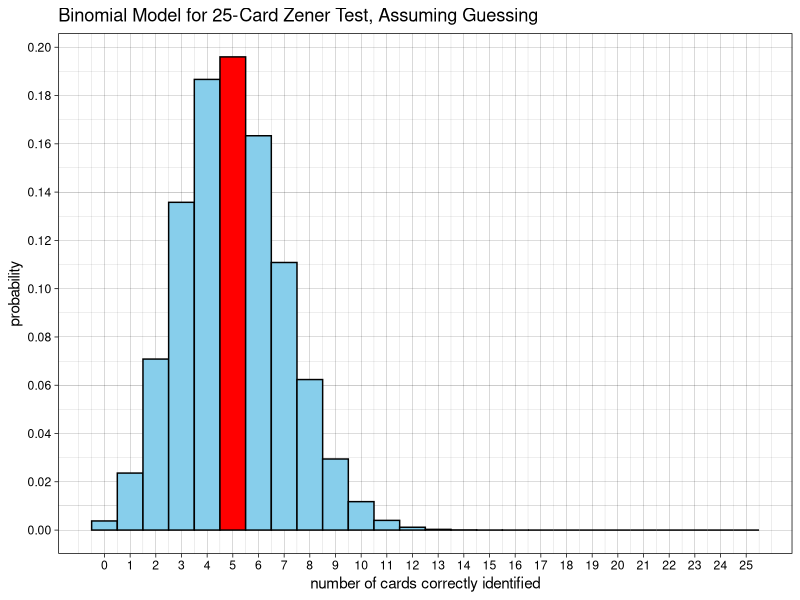

Here is the R script that generated this plot: (Note: this script raises an error after producing the figure.)
## ---- chunk 1
knitr::opts_chunk$set(comment="", message=FALSE, warning=FALSE)
library(tidyverse)
library(kableExtra)
library(knitr)
## ---- chunk 2
knitr::include_graphics("https://stat-jet-asu.github.io/Moodlepics/zenercards.jpg")
## ---- chunk 3
n <- 25
p <- 1/5
## ---- chunk 4
(E_x <- n * p)
## ---- chunk 5
(Var_x <- n * p * (1 - p))
## ---- chunk 6
(SD_x <- sqrt(Var_x))
## ---- chunk 7
n <- 25
p <- 0.2
distTable <- tibble(x = 0:n, 
                    pdf = dbinom(0:n, n, p), 
                    CDF = pbinom(0:n, n, p))

ggplot(distTable, aes(x = x, y = pdf, label = pdf)) +
  geom_col(fill = c(rep("skyblue", 5), "red", rep("skyblue", 20)), 
           color = "black", width = 1) +
  scale_x_continuous(breaks = seq(0, n, 1)) +
  scale_y_continuous(breaks = seq(0, 1, .02)) +
  labs(title = "Binomial Model for 25-Card Zener Test, Assuming Guessing",
       x = "number of cards correctly identified",
       y = "probability") +
  theme_linedraw()
## ---- chunk 8
dbinom(5, 25, 1/5)   # chance of exactly E[X] = 5 successes
## ---- chunk 9
distTable[1:2] %>% 
  filter(x > 10) %>% 
  kable(digits = 20, align = rep("c", 2)) %>% 
  kable_minimal(full_width = FALSE)
## ---- chunk 10
knitr::include_graphics("images/joseph-banks-rhine.jpeg")
## ---- chunk 11
x <- 7
n <- 25
p <- 1/5
dbinom(x, n, p)
## ---- chunk 12
ggplot(distTable, aes(x = x, y = pdf, label = pdf)) +
  geom_col(fill = c(rep("skyblue", 7), rep("red", 19)), 
           color = "black", width = 1) +
  scale_x_continuous(breaks = seq(0, n, 1)) +
  scale_y_continuous(breaks = seq(0, 1, .02)) +
  labs(x = "number of cards correctly identified",
       y = "probability") +
  theme_linedraw()
## ---- chunk 13
x <- 7
n <- 25
p <- 1/5
pbinom(x - 1, n, p, lower.tail = FALSE)
